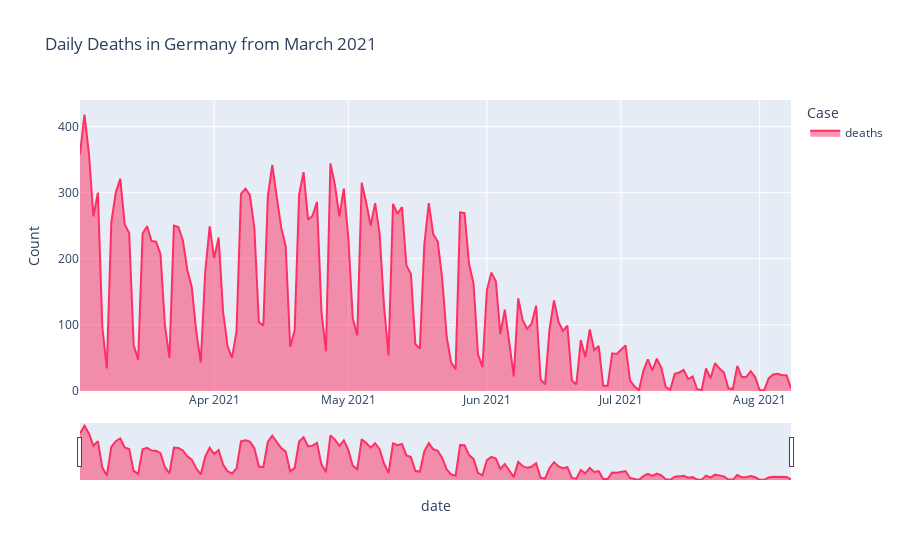

Notebook code cell kept with this figure:
### Markdown cell above
### Plot for visualizing daily deaths in Germany

It can be observed from the figure that daily deaths in Germany started to increase from the month of July 2021

### Code cell
germany_daily_grp = germany_grp.iloc[1:, :].reset_index()
temp = germany_daily_grp.groupby('date')['deaths'].sum().reset_index()
temp = temp.melt(id_vars="date", value_vars=['deaths'],
                 var_name='Case', value_name='Count')
temp.head()

fig = px.area(temp, x="date", y="Count", color='Case',
             title='Daily Deaths in Germany from March 2021',  color_discrete_sequence = [dth])
fig.update_layout(xaxis_rangeslider_visible=True)
fig.show()

### Figure 1 — Plotly figure (JSON) as saved in the notebook; plotly's stock layout.template omitted (floating-point values rounded to 4 significant figures; data arrays with more than 128 entries replaced by an {"elided": "..."} marker saying what was removed)
{"data": [{"hovertemplate": "Case=deaths<br>date=%{x}<br>Count=%{y}<extra></extra>", "legendgroup": "deaths", "line": {"color": "#ff2e63"}, "mode": "lines", "name": "deaths", "orientation": "v", "showlegend": true, "stackgroup": "1", "type": "scatter", "x": {"elided": "160 str values"}, "xaxis": "x", "y": {"elided": "160 int values"}, "yaxis": "y"}], "layout": {"legend": {"title": {"text": "Case"}, "tracegroupgap": 0}, "title": {"text": "Daily Deaths in Germany from March 2021"}, "xaxis": {"anchor": "y", "domain": [0, 1], "rangeslider": {"visible": true}, "title": {"text": "date"}}, "yaxis": {"anchor": "x", "domain": [0, 1], "title": {"text": "Count"}}}}
